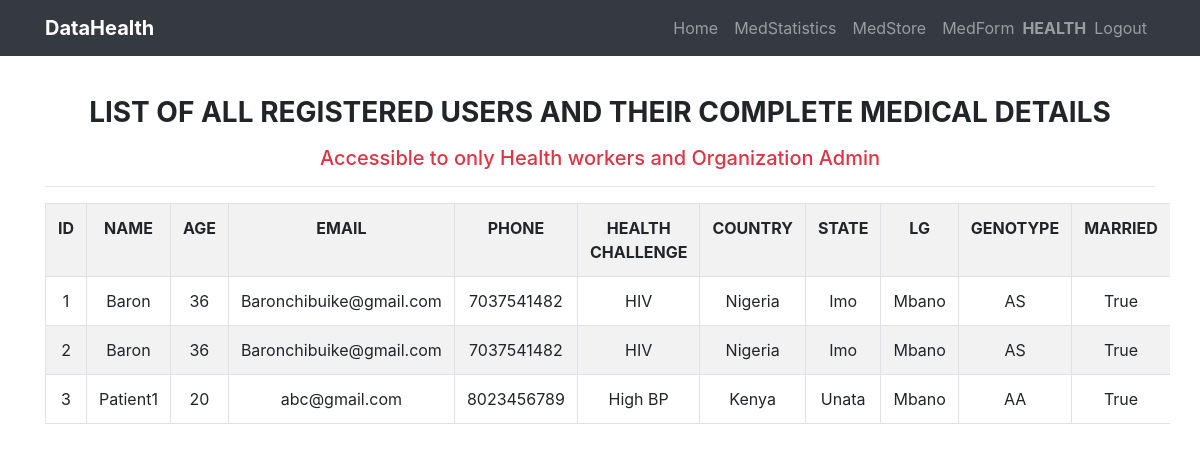
The app's page /medhistory/medlist/ (signed in), older data.
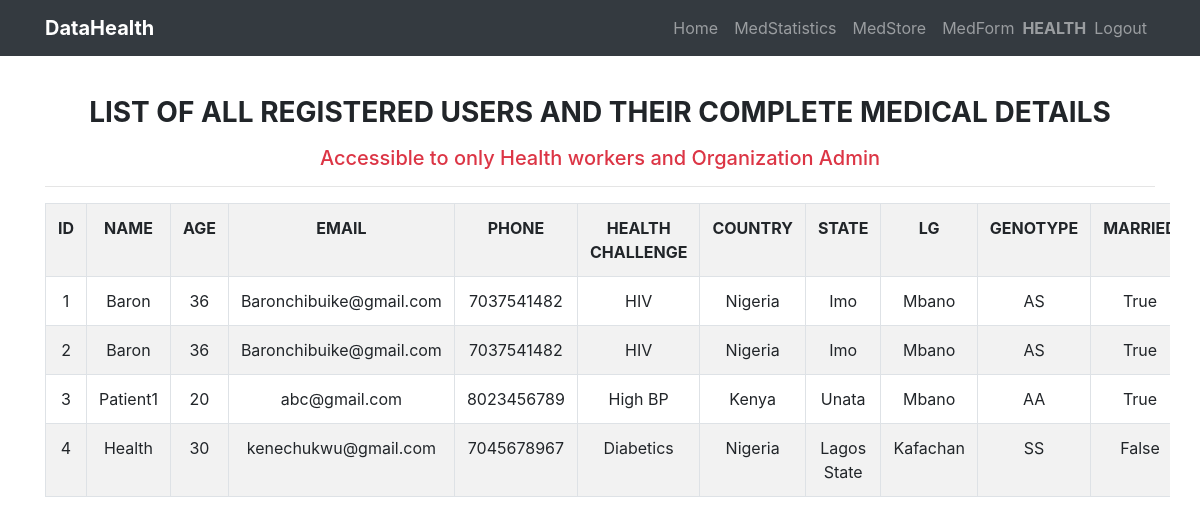
The same page, newer data.
### user/models.py (models this page shows)
class User(AbstractUser):
    is_healthworker = models.BooleanField(default=False, null=True)
    is_patient = models.BooleanField(default=False, null=True)

### usersmedhistory/models.py (models this page shows, shortened)
class UserMedicalRecord(models.Model):
    user_choices = (
        ('AA', 'AA'), ('AS', "AS"),('SS', 'SS')
    )
    user = models.ForeignKey(User, on_delete=models.CASCADE)
    age = models.IntegerField()
    email = models.EmailField(null=True, blank=True)
    phone = models.IntegerField(blank=True, null=True)
    country = models.ForeignKey(Country, on_delete=models.CASCADE)
    state = models.ForeignKey(State, on_delete=models.CASCADE)
    local_government = models.ForeignKey(LocalGovernment, on_delete=models.CASCADE)
    health_challenge = models.ForeignKey(HealthChallenge, on_delete=models.CASCADE)
    married = models.BooleanField(default=False)
    children = models.IntegerField(blank=True, null=True)
    wife = models.IntegerField(blank=True, null=True)
    address = models.CharField(max_length=250, blank=True, null=True)
    genotype = models.CharField(max_length=2, choices=user_choices)
    date = models.DateField(auto_now_add=True)
    class Meta:
        ordering = ["user"]

class HealthChallenge(models.Model):
    name = models.CharField(max_length=50)
    def __str__(self):
        return self.name

class Country(models.Model):
    name = models.CharField(max_length=50)
    def __str__(self):
        return self.name

class State(models.Model):
    name = models.CharField(max_length=50)
    country = models.ForeignKey(Country, on_delete=models.CASCADE)
    def __str__(self):
        return self.name

class LocalGovernment(models.Model):
    name = models.CharField(max_length=50)
    country = models.ForeignKey(Country, on_delete=models.CASCADE)
    state = models.ForeignKey(State, on_delete=models.CASCADE)
    def __str__(self):
        return self.name

### usersmedhistory/views.py (the view)
# urls.py: path('medlist/', medial_history, name='medlist'),
def medial_history(request):
    if request.user.is_anonymous or request.user.is_patient:
        return render(request, "medicalrecord/permission_denied.html")
    object = UserMedicalRecord.objects.all()
    context = {'records': object}
    template = "medicalrecord/medicalhistory.html"
    return render(request, template, context)

### templates/medicalrecord/medicalhistory.html (shortened to what this page needs)
{% extends "index.html" %}
{% load crispy_forms_tags %}
{% load staticfiles %}
{% block content %}
<div class="container text-center mt-5 pt-5 table-responsive">
    <h3 class="text-uppercase font-weight-bold mb-3">List of all registered users and their complete medical details
    </h3>
    <h5 class="text-danger text-center">Accessible to only Health workers and Organization Admin</h5>
    <hr>
    <table style="width:100%" class="table table-striped table-bordered ">
        <tr class="text-uppercase">
            <th>ID</th>
            <th>Name</th>
            <th>Age</th>
            <th>Email</th>
            <th>Phone</th>
            <th>Health Challenge</th>
            <th>Country</th>
            <th>State</th>
            <th>LG</th>
            <th>Genotype</th>
            <th>Married</th>
        </tr>
        {% for record in records %}
        <tr>
            <td>{{record.id}}</td>
            <td class="text-capitalize">{{ record.user }}</td>
            <td>{{ record.age }}</td>
            <td>{{ record.email }}</td>
            <td>{{ record.phone }}</td>
            <td>{{ record.health_challenge }}</td>
            <td>{{ record.country }}</td>
            <td>{{ record.state }}</td>
            <td>{{ record.local_government }}</td>
            <td>{{ record.genotype }}</td>
            <td>{{ record.married }}</td>
        </tr>
        {% endfor %}
    </table>
</div>
{% endblock %}

### templates/index.html (shortened to what this page needs)
<!DOCTYPE html>
<html lang="en">
<head>
    {% load staticfiles %}
    {% load crispy_forms_tags %}
    <link rel="stylesheet" href="https://maxcdn.bootstrapcdn.com/bootstrap/4.1.3/css/bootstrap.min.css">
    <link href="{% static 'css/bootstrap.min.css' %}" rel="stylesheet">
    <link href="{% static 'css/custom.css' %}" rel="stylesheet">
</head>
<body>
    {% block navbar %}
    <nav class="navbar navbar-expand-lg navbar-dark bg-dark fixed-top">
        <div class="container">
            <a class="navbar-brand" href="/"><strong class="primary-color">DataHealth</strong> </a>
            <div class="collapse navbar-collapse" id="navbarResponsive">
                <ul class="navbar-nav ml-auto text-light">
                    <li class="nav-item">
                        <a class="nav-link" href="/">Home
                        </a>
                    </li>
                    <li class="nav-item">
                        <a class="nav-link" href="{% url 'usersmedhistory:stats' %}">MedStatistics</a>
                    </li>
                    <li class="nav-item">
                        <a class="nav-link" href="{% url 'usersmedhistory:medlist' %}">MedStore</a>
                    </li>
                    <li class="nav-item">
                        <a class="nav-link" href="{% url 'usersmedhistory:medform' %}">MedForm</a>
                    </li>
                    {% if request.user.is_authenticated %}
                    <span class="navbar-text text-uppercase">
                        <b> {{ user.get_username }}</b>
                    </span>
                    <li class="nav-item">
                        <a class="nav-link" href="{% url 'logout'%}?next={{request.path}}">Logout</a>
                    </li>
                    {% else %}
                    <ul class="navbar-nav ">
                        <li class="nav-item ">
                            <a class="nav-link" href="{% url 'login'%}?next={{request.path}}">Login</a>
                        </li>
                    </ul>
                    {% endif %}
                </ul>
            </div>
        </div>
    </nav>
    {% endblock %}
    {% block content %}{% endblock %}
</body>
</html>

### static/css/custom.css (style rules this page uses)
ul { list-style: none !important; }

Row changes from the older to the newer data that the page shows:
added UserMedicalRecord: id "4", user "Health", age "30", email "kenechukwu@gmail.com", phone "7045678967", health_challenge "Diabetics", country "Nigeria", state "Lagos State", local_government "Kafachan", genotype "SS", married "False"
